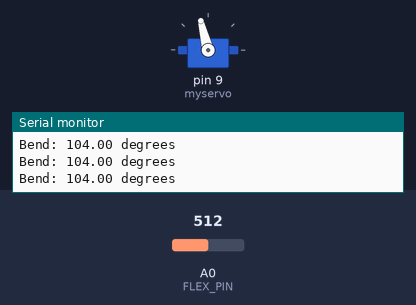
Bench run of a sketch on a simulated Arduino Uno, built with avr-gcc and run on an emulated ATmega328P. Parts: servo, the last lines printed to the serial monitor. Inputs (shaded band) come from the test bench; at power-on: A0 (FLEX_PIN) = 512.

Above: at 1.2 s.
1.3 s: A0 (FLEX_PIN) set to 530
At 2.3 s:
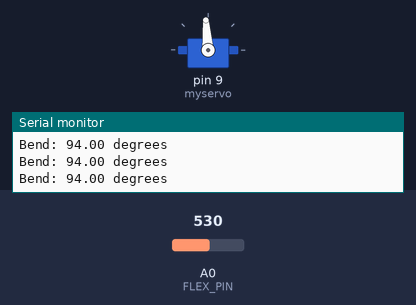
2.8 s: A0 (FLEX_PIN) set to 671
At 3.4 s:
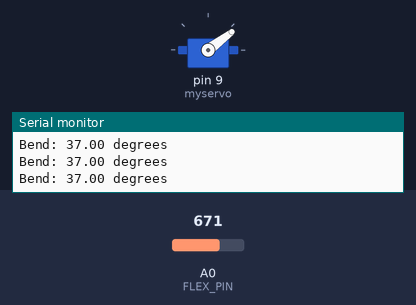
4.3 s: A0 (FLEX_PIN) set to 690
At 5.7 s:
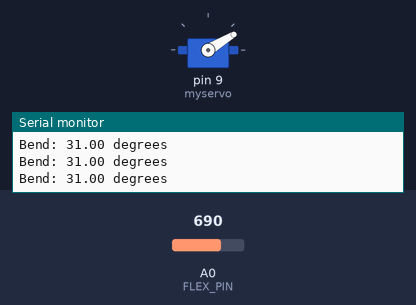
7.3 s: A0 (FLEX_PIN) set to 759
At 8.0 s:
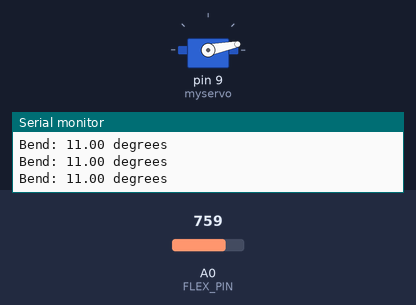
8.8 s: A0 (FLEX_PIN) set to 774
At 9.2 s:
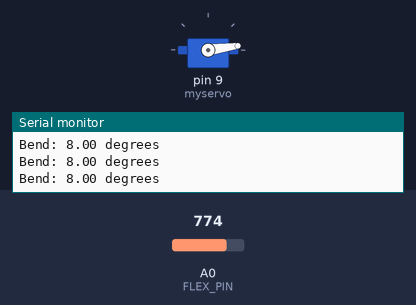
11.8 s: A0 (FLEX_PIN) set to 306
At 12.6 s:
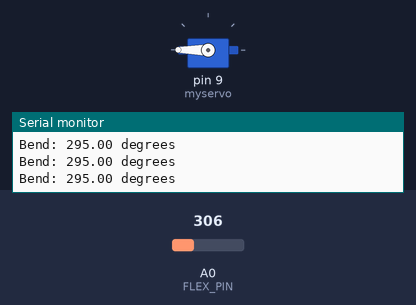
Timing chart, 0 to 14.3 s (numbered marks = the images above; inputs shaded):
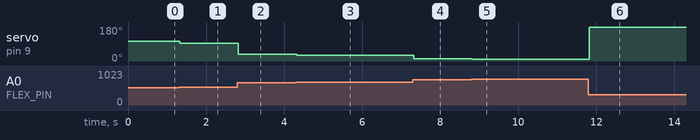

The sketch:

FLEX-SENSOR.ino
```cpp
/******************************************************************************
Flex_Sensor_Example.ino
Create a voltage divider circuit combining a flex sensor with a 100k resistor.
As the resistance of the flex sensor increases (meaning it's being bent), the
voltage at A0 should decrease.
Development environment specifics:
Arduino 1.6.7
******************************************************************************/
/* FLEX_Sensor数据采集
 * 目的:FLEX_Sensor数据采集
 * 作者:Zeeland
 * 最后修改时间:2021年11月16日 00:37:00
 * https://gitee.com/zeeland/projects
 */

#include <Servo.h>

// 数据定义
Servo myservo;
const int FLEX_PIN = A0; // 电压采集接口
const float VCC =5.0; // 模块供电电压，ADC参考电压为V
const float R_DIV =100000.0; // 分压电阻为100KΩ
const float STRAIGHT_RESISTANCE =26500.0; // 平直时的电阻值
const float BEND_RESISTANCE =90000.0; // 90度弯曲时的电阻值

void setup() {
  Serial.begin(9600);
  myservo.attach(9);
  pinMode(FLEX_PIN, INPUT);
}

void loop() {
  float angle = readData();
  rotateSpecificAngle(angle);
  delay(20);
}

//读取flex传感器的数据
float readData() {
  int flexADC=analogRead(FLEX_PIN);
  float flexV=flexADC* VCC / 1024.0;
  float flexR= R_DIV * (VCC / flexV-1.0);
  float angle = map(flexR, STRAIGHT_RESISTANCE, BEND_RESISTANCE,0, 90.0);
  Serial.println("Bend: "+String(angle) +" degrees");
  Serial.println();
  return angle;
}

// 旋转到任意角度
void rotateSpecificAngle(float angle){
  angle = angle<0? -angle:angle;
  int temp =  (float)angle;
  myservo.write(temp);
  delay(15);
}
```

Measured:
- after the input at 1.3 s, servo on pin 9 (myservo): 104° → 94° at once
- after the input at 2.8 s, servo on pin 9 (myservo): 94° → 37° at once
- after the input at 4.3 s, servo on pin 9 (myservo): 37° → 31° at once
- after the input at 7.3 s, servo on pin 9 (myservo): 31° → 11° at once
- after the input at 8.8 s, servo on pin 9 (myservo): 11° → 8° at once
- after the input at 11.8 s, servo on pin 9 (myservo): 8° → 180° at once
